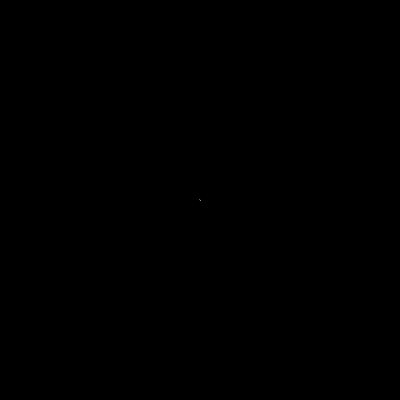
Frame 1 (no input)
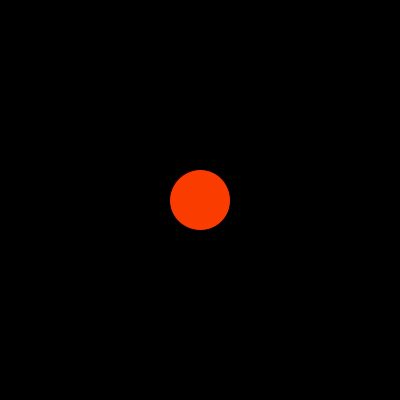
Frame 60 (the mouse pressed at the canvas centre just before this capture)
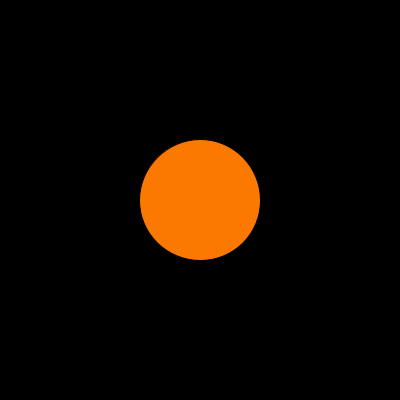
Frame 120 (the mouse held since frame 60 and released just before this capture)

The Processing sketch that drew these frames (run headless with seeded random() and noise(); from frame 60 on, the mouse is pressed at the canvas centre):

// Processing sketch: processing_167612
// ── processing_167612.pde

float a = 1;
float b = 1;

void setup() {
  size(400, 400);
  background(0);

}


void draw() {
 
a= a+1;
b = b +50;
  ellipse(200, 200, a, a);
  
  //chsnge colour
  fill(b,a,1);
 if (a > 300) {  // When 'a' is more than 300
    a = 1;   //reset
 

}
if (b > 255) {  // When 'b' is more than 255
    b = 1;   //reset
}

}
